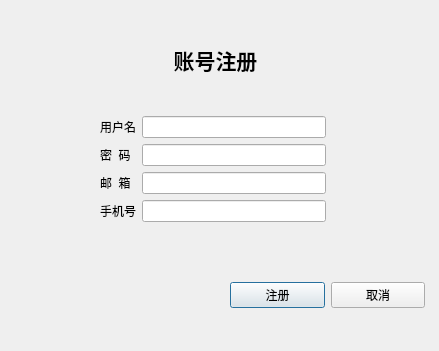
<?xml version="1.0" encoding="UTF-8"?>
<ui version="4.0">
 <class>Dialog</class>
 <widget class="QDialog" name="Dialog">
  <property name="geometry">
   <rect>
    <x>0</x>
    <y>0</y>
    <width>439</width>
    <height>351</height>
   </rect>
  </property>
  <property name="windowTitle">
   <string>账号注册</string>
  </property>
  <property name="windowIcon">
   <iconset>
    <normaloff>../../img/2.png</normaloff>../../img/2.png</iconset>
  </property>
  <widget class="QLabel" name="label">
   <property name="geometry">
    <rect>
     <x>120</x>
     <y>30</y>
     <width>191</width>
     <height>61</height>
    </rect>
   </property>
   <property name="font">
    <font>
     <family>Adobe Devanagari</family>
     <pointsize>20</pointsize>
    </font>
   </property>
   <property name="layoutDirection">
    <enum>Qt::LeftToRight</enum>
   </property>
   <property name="text">
    <string>&lt;html&gt;&lt;head/&gt;&lt;body&gt;&lt;p&gt;&lt;span style=&quot; font-size:16pt; font-weight:600;&quot;&gt;账号注册&lt;/span&gt;&lt;/p&gt;&lt;/body&gt;&lt;/html&gt;</string>
   </property>
   <property name="alignment">
    <set>Qt::AlignCenter</set>
   </property>
  </widget>
  <widget class="QLabel" name="label_4">
   <property name="geometry">
    <rect>
     <x>10</x>
     <y>20</y>
     <width>54</width>
     <height>51</height>
    </rect>
   </property>
   <property name="text">
    <string/>
   </property>
   <property name="pixmap">
    <pixmap>images/small_log.png</pixmap>
   </property>
  </widget>
  <widget class="QWidget" name="layoutWidget">
   <property name="geometry">
    <rect>
     <x>230</x>
     <y>280</y>
     <width>195</width>
     <height>30</height>
    </rect>
   </property>
   <layout class="QHBoxLayout" name="horizontalLayout_3">
    <item>
     <widget class="QPushButton" name="pushButton_regiser">
      <property name="text">
       <string>注册</string>
      </property>
     </widget>
    </item>
    <item>
     <widget class="QPushButton" name="pushButton_cancer">
      <property name="text">
       <string>取消</string>
      </property>
     </widget>
    </item>
   </layout>
  </widget>
  <widget class="QWidget" name="">
   <property name="geometry">
    <rect>
     <x>100</x>
     <y>116</y>
     <width>226</width>
     <height>119</height>
    </rect>
   </property>
   <layout class="QFormLayout" name="formLayout">
    <item row="0" column="0">
     <widget class="QLabel" name="label_2">
      <property name="text">
       <string>用户名</string>
      </property>
     </widget>
    </item>
    <item row="0" column="1">
     <widget class="QLineEdit" name="edit_username"/>
    </item>
    <item row="1" column="0">
     <widget class="QLabel" name="label_3">
      <property name="text">
       <string>密  码</string>
      </property>
     </widget>
    </item>
    <item row="1" column="1">
     <widget class="QLineEdit" name="edit_password"/>
    </item>
    <item row="2" column="0">
     <widget class="QLabel" name="label_6">
      <property name="text">
       <string>邮  箱</string>
      </property>
     </widget>
    </item>
    <item row="2" column="1">
     <widget class="QLineEdit" name="edit_username_2"/>
    </item>
    <item row="3" column="0">
     <widget class="QLabel" name="label_5">
      <property name="text">
       <string>&lt;html&gt;&lt;head/&gt;&lt;body&gt;&lt;p&gt;手机号&lt;/p&gt;&lt;/body&gt;&lt;/html&gt;</string>
      </property>
     </widget>
    </item>
    <item row="3" column="1">
     <widget class="QLineEdit" name="edit_username_3">
      <property name="enabled">
       <bool>true</bool>
      </property>
      <property name="minimumSize">
       <size>
        <width>0</width>
        <height>0</height>
       </size>
      </property>
     </widget>
    </item>
   </layout>
  </widget>
 </widget>
 <resources/>
 <connections/>
</ui>
